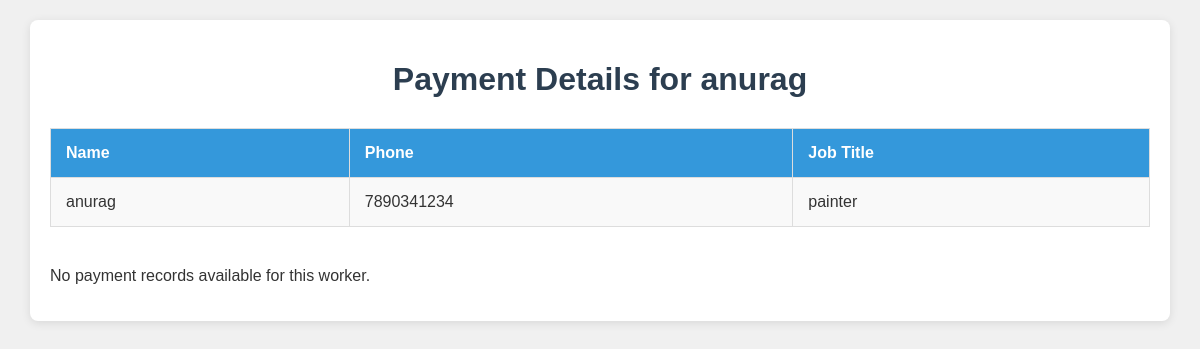
/payment-details/12/ (signed in), run on the app's committed database.
### urban/models.py (models this page shows, shortened)
class Worker(models.Model):
    user = models.OneToOneField(User, on_delete=models.CASCADE)
    phone = models.CharField(max_length=20, null=False)
    skills = models.CharField(max_length=30, null=False)
    work_experience = models.CharField(max_length=20)
    city = models.CharField(max_length=25, null=False)
    service_rate = models.CharField(max_length=30)
    status = models.CharField(max_length=20, default='Pending')
    profile_pic = models.FileField(
        upload_to='profile_files',
        default='profile_files/default.pdf',
        null=True,
        blank=True
    )
    is_approved = models.BooleanField(default=False)
    @property
    def get_name(self):
        return f"{self.user.first_name} {self.user.last_name}"

### urban/views.py (the view)
# urls.py: path('payment-details/<int:worker_id>/',views.worker_payment_details,name='payment_details'),
@login_required
def worker_payment_details(request, worker_id):
    worker = get_object_or_404(Worker, id=worker_id)
    payments = Payment.objects.filter(worker=worker)
    return render(request, 'worker/payment_details.html', {
        'worker': worker,
        'payments': payments
    })

### templates/worker/payment_details.html (shortened to what this page needs)
<!DOCTYPE html>
<html lang="en">
<head>
    <link rel="stylesheet" href="https://cdnjs.cloudflare.com/ajax/libs/font-awesome/5.14.0/css/all.css">
</head>
<body>
    <div class="container">
        <h1>Payment Details for {{ worker.get_name }}</h1>
        <table class="worker-details">
            <thead>
                <tr>
                    <th>Name</th>
                    <th>Phone</th>
                    <th>Job Title</th>
                </tr>
            </thead>
            <tbody>
                <tr>
                    <td>{{ worker.get_name }}</td>
                    <td>{{ worker.phone }}</td>
                    <td>{{ worker.skills }}</td>
                </tr>
            </tbody>
        </table>
        {% if payments %}
            <table class="payment-table">
                <thead>
                    <tr>
                        <th>Booking</th>
                        <th>Amount</th>
                        <th>Payment Date</th>
                        <th>Account Holder</th>
                    </tr>
                </thead>
                <tbody>
                    {% for payment in payments %}
                        <tr>
                            <td>{{ payment.booking.id }}</td>
                            <td>{{ payment.amount }}</td>
                            <!-- <td class="{% if payment.status == 'Completed' %}status-completed{% else %}status-pending{% endif %}">
                                {{ payment.status }}
                            </td> -->
                            <td>{{ payment.created_at|date:"Y-m-d" }}</td>
                            <td>{{ payment.account_holder_name }}</td>
                        </tr>
                    {% endfor %}
                </tbody>
            </table>
        {% else %}
            <p>No payment records available for this worker.</p>
        {% endif %}
    </div>
</body>
</html>

### templates/worker/payment_details.html (style rules this page uses)
body { font-family: 'Arial', sans-serif; margin: 0; padding: 20px; background-color: #f0f0f0; color: #333; }
h1 { color: #2c3e50; text-align: center; margin-bottom: 30px; }
.container { max-width: 1100px; margin: 0 auto; background-color: #ffffff; padding: 20px; border-radius: 8px; box-shadow: 0 2px 10px rgba(0, 0, 0, 0.1); }
.worker-details { width: 100%; border-collapse: collapse; margin-bottom: 40px; }
.worker-details th, .worker-details td { padding: 15px; border: 1px solid #ddd; text-align: left; }
.worker-details th { background-color: #3498db; color: white; }
.worker-details td { background-color: #f9f9f9; }

### data on the page
Worker: get_name "anurag", phone "7890341234", skills "painter"
